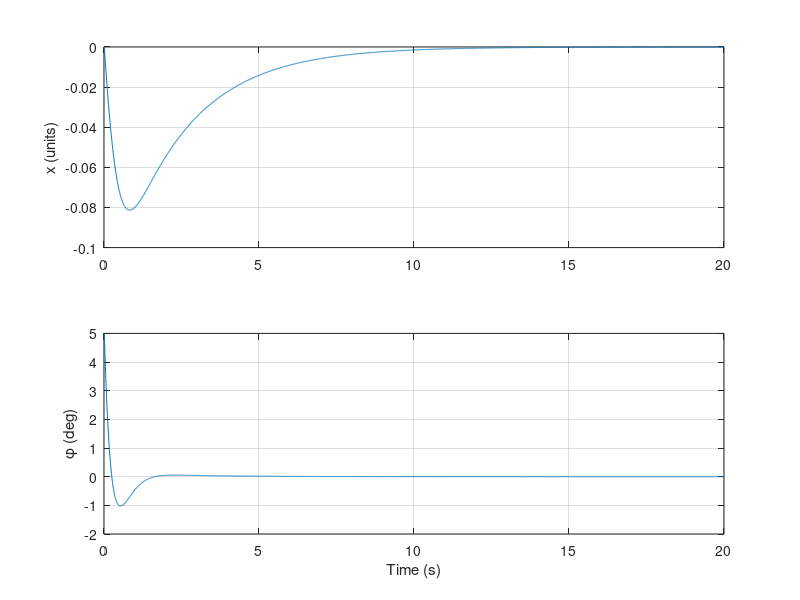

The MATLAB script that drew this image: (Note: this script raises an error after producing the figure.)
Ts = 0.005;
M = 0.139;
m = 0.0315;
b = 0.1;
L = 0.3;
I = 1/3 * m * L^2;
%I = 0.000945;
g = 9.8;
l = L/2;
q = (M+m)*(I+m*l^2)-(m*l)^2;
s = tf('s');

P_cart = (((I+m*l^2)/q)*s^2 - (m*g*l/q))/(s^4 + (b*(I + m*l^2))*s^3/q - ((M + m)*m*g*l)*s^2/q - b*m*g*l*s/q);

P_pend = (m*l*s/q)/(s^3 + (b*(I + m*l^2))*s^2/q - ((M + m)*m*g*l)*s/q - b*m*g*l/q);

sys_tf = [P_cart ; P_pend];

p = I*(M+m)+M*m*l^2; %denominator for the A and B matrices

A = [0      1              0           0;
     0 -(I+m*l^2)*b/p  (m^2*g*l^2)/p   0;
     0      0              0           1;
     0 -(m*l*b)/p       m*g*l*(M+m)/p  0];
B = [     0;
     (I+m*l^2)/p;
          0;
        m*l/p];
C = [1 0 0 0;
     0 0 1 0];
D = [0;
     0];

states = {'x' 'x_dot' 'phi' 'phi_dot'};


inputs = {'u'};
outputs = {'x'; 'phi'};

sys_ss = ss(A,B,C,D,'statename',states,'inputname',inputs,'outputname',outputs)
sysd = c2d(sys_ss, Ts, 'zoh')

%Search Gain matrix
Q = diag([10, 50, 200, 25]);   % penalize x heavily to reduce cart motion
R = 1;                       % penalize control effort
K_lqr = dlqr(sysd.A, sysd.B, Q, R)   % returns K such that u = -K*x

%Observer 3x
desired_p = [-1 -2 -4 -6];
po = 3*desired_p;                 % 3x lebih cepat
zo = exp(po*Ts);

L = place(sysd.A', sysd.C', zo)'  % transpose trick

Acl = [sysd.A - sysd.B*K_lqr        sysd.B*K_lqr ;
       zeros(size(sysd.A))      sysd.A - L*sysd.C];

Bcl = [sysd.B ;
       zeros(size(sysd.B))];

Ccl = [sysd.C    zeros(size(sysd.C))];
Dcl = sysd.D;

sys_cl = ss(Acl, Bcl, Ccl, Dcl, Ts);


% --- initial condition (5 deg tip) ---
phi0 = deg2rad(5);
XINIT = [0; 0; phi0; 0;    % plant states
         0; 0; 0; 0];      % observer states

% quick sanity check
nstates = size(sys_cl.A,1);
if length(XINIT) ~= nstates
    error('Length of XINIT (%d) must equal number of states (%d).', length(XINIT), nstates);
end

% simulate initial condition response and capture outputs
[y,t] = initial(sys_cl, XINIT);   % y: outputs, t: time vector

% plot (x in meters, phi in degrees)
figure;
subplot(2,1,1);
plot(t, y(:,1));
ylabel('x (units)');
grid on;

subplot(2,1,2);
plot(t, rad2deg(y(:,2)));        % convert radians->degrees for plotting
ylabel('\phi (deg)');
xlabel('Time (s)');
grid on;
sgtitle('Initial Condition Test (5 deg tip)');

% compute peaks and print
max_x   = max(abs(y(:,1)));
max_phi = max(abs(y(:,2)));

fprintf('max |x| = %.4g (units)\n', max_x);
fprintf('max |phi| = %.4g (radians)\n', max_phi);
fprintf('max |phi| = %.2f degrees\n', rad2deg(max_phi));
